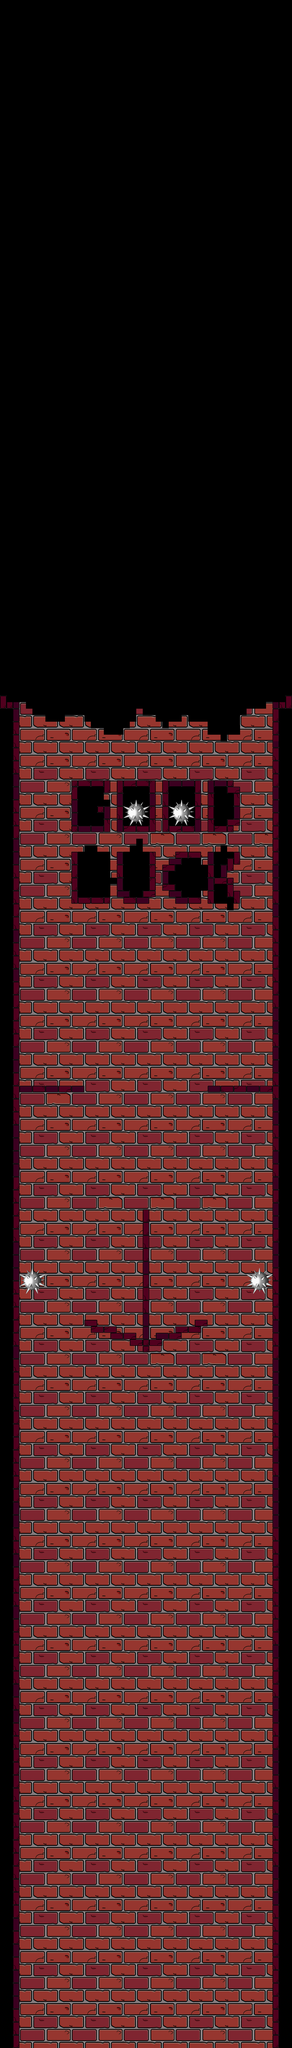

Tiled map render using the project's own tile images. Description and the map definition, with tile-layer contents summarised, below:
An orthogonal 45x315 tile map with 32x32 px tiles, 4 tile layers (background, walls, teleports, dead_things), 2 tilesets and 66 objects.

<map version="1.9" tiledversion="1.9.2" orientation="orthogonal" renderorder="right-down" width="45" height="315" tilewidth="32" tileheight="32" infinite="0" nextlayerid="20" nextobjectid="190">
 <tileset firstgid="1" source="map_sprite.tsx" />
 <tileset firstgid="1025" source="../map_sprite.tsx" />
 <layer id="1" name="background" width="45" height="315">
  <data>[14175 cells, 0 non-empty, 0 distinct tile ids]</data>
 </layer>
 <layer id="2" name="walls" width="45" height="315">
  <data>[14175 cells, 8181 non-empty, 157 distinct tile ids]</data>
 </layer>
 <layer id="3" name="teleports" width="45" height="315">
  <data>[14175 cells, 0 non-empty, 0 distinct tile ids]</data>
 </layer>
 <layer id="5" name="dead_things" width="45" height="315">
  <data>[14175 cells, 64 non-empty, 16 distinct tile ids]</data>
 </layer>
 <objectgroup id="6" name="walls">
  <object id="34" x="-192" y="3424" width="288" height="7264" />
  <object id="35" x="1344" y="3424" width="288" height="7232" />
  <object id="39" x="1344" y="3424">
   <polygon points="0,0 2912,-4448 3360,-4144 288,0" />
  </object>
  <object id="48" x="96" y="3424">
   <polygon points="0,0 -2528,-4304 -3184,-3888 -288,0" />
  </object>
 </objectgroup>
 <objectgroup id="7" name="walls_inside_tower">
  <object id="121" x="352" y="3840" width="32" height="256" />
  <object id="122" x="352" y="4064" width="192" height="32" />
  <object id="123" x="512" y="3968" width="32" height="128" />
  <object id="124" x="480" y="3968" width="64" height="32" />
  <object id="125" x="512" y="3840" width="32" height="64" />
  <object id="126" x="352" y="3840" width="192" height="32" />
  <object id="130" x="576" y="3840" width="192" height="256" />
  <object id="132" x="800" y="3840" width="192" height="256" />
  <object id="133" x="1024" y="3840" width="128" height="256" />
  <object id="134" x="1120" y="3872" width="64" height="192" />
  <object id="135" x="1152" y="4192" width="32" height="64" />
  <object id="136" x="1120" y="4224" width="64" height="32" />
  <object id="137" x="1120" y="4224" width="32" height="64" />
  <object id="138" x="1088" y="4256" width="64" height="32" />
  <object id="139" x="1088" y="4256" width="32" height="96" />
  <object id="141" x="1024" y="4320" width="128" height="32" />
  <object id="142" x="1120" y="4320" width="32" height="96" />
  <object id="143" x="1120" y="4384" width="64" height="32" />
  <object id="144" x="1152" y="4384" width="32" height="64" />
  <object id="145" x="1024" y="4192" width="32" height="256" />
  <object id="146" x="864" y="4192" width="128" height="32" />
  <object id="147" x="864" y="4416" width="128" height="32" />
  <object id="148" x="864" y="4384" width="32" height="64" />
  <object id="149" x="832" y="4384" width="64" height="32" />
  <object id="150" x="832" y="4352" width="32" height="64" />
  <object id="151" x="800" y="4352" width="64" height="32" />
  <object id="152" x="800" y="4256" width="32" height="128" />
  <object id="153" x="800" y="4256" width="64" height="32" />
  <object id="154" x="832" y="4224" width="32" height="64" />
  <object id="155" x="832" y="4224" width="64" height="32" />
  <object id="156" x="864" y="4192" width="32" height="64" />
  <object id="157" x="576" y="4192" width="32" height="224" />
  <object id="158" x="576" y="4384" width="64" height="32" />
  <object id="161" x="608" y="4384" width="32" height="64" />
  <object id="162" x="608" y="4416" width="128" height="32" />
  <object id="163" x="704" y="4384" width="32" height="64" />
  <object id="164" x="704" y="4384" width="64" height="32" />
  <object id="165" x="736" y="4192" width="32" height="224" />
  <object id="166" x="352" y="4192" width="32" height="256" />
  <object id="167" x="352" y="4416" width="192" height="32" />
  <object id="168" x="704" y="5952" width="32" height="704" />
  <object id="169" x="640" y="6592" width="160" height="32" />
  <object id="170" x="416" y="6496" width="64" height="32" />
  <object id="171" x="448" y="6496" width="32" height="64" />
  <object id="172" x="448" y="6528" width="128" height="32" />
  <object id="173" x="544" y="6528" width="32" height="64" />
  <object id="174" x="544" y="6560" width="128" height="32" />
  <object id="175" x="640" y="6560" width="32" height="64" />
  <object id="176" x="768" y="6560" width="32" height="64" />
  <object id="177" x="768" y="6560" width="128" height="32" />
  <object id="178" x="864" y="6528" width="32" height="64" />
  <object id="179" x="864" y="6528" width="128" height="32" />
  <object id="180" x="960" y="6496" width="32" height="64" />
  <object id="181" x="960" y="6496" width="64" height="32" />
  <object id="182" x="64" y="5344" width="352" height="32" />
  <object id="183" x="1024" y="5344" width="352" height="32" />
 </objectgroup>
 <objectgroup id="9" name="coins">
  <object id="188" x="96" y="6592" width="64" height="64" />
  <object id="189" x="1280" y="6592" width="64" height="64" />
 </objectgroup>
 <objectgroup id="10" name="dead_things">
  <object id="184" x="96" y="6240" width="128" height="128" />
  <object id="185" x="1216" y="6240" width="128" height="128" />
  <object id="186" x="608" y="3936" width="128" height="128" />
  <object id="187" x="832" y="3936" width="128" height="128" />
 </objectgroup>
 <objectgroup id="11" name="moving_beams" />
 <objectgroup id="12" name="walking_enemies" />
 <objectgroup id="13" name="spins" />
 <objectgroup id="14" name="body_parts_restorer" />
 <objectgroup id="15" name="dragons" />
 <objectgroup id="16" name="hounter" />
 <objectgroup id="17" name="changing_pos_beams" />
 <objectgroup id="18" name="spider_webs" />
 <objectgroup id="19" name="teleports" />
</map>
